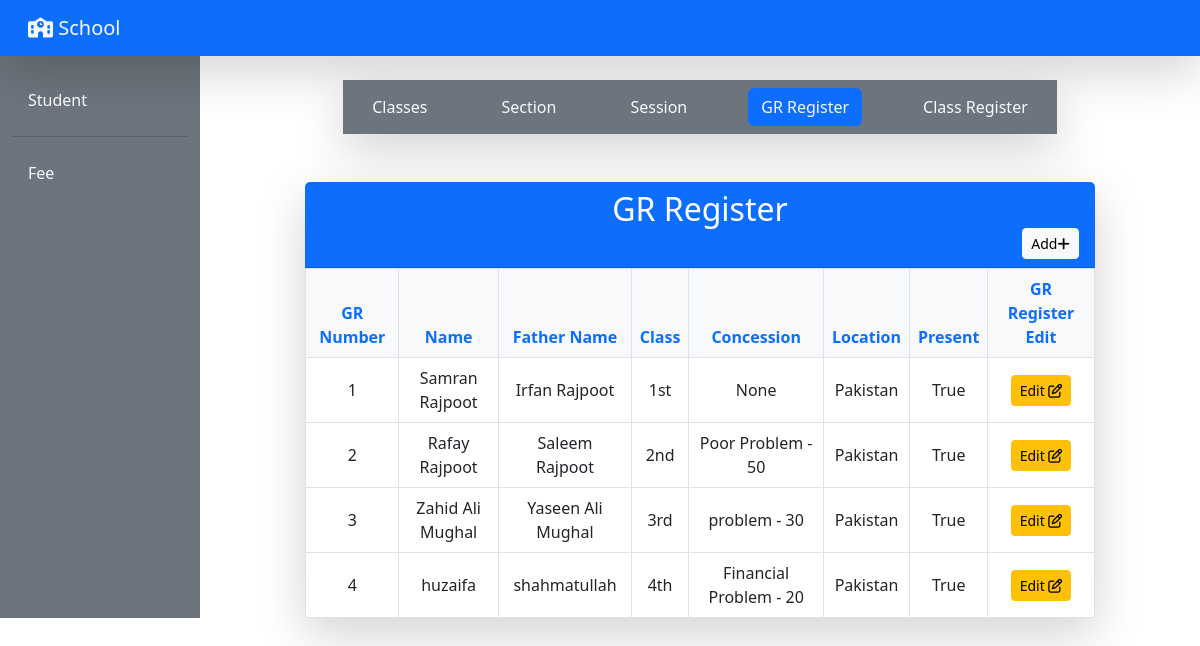
Screenshot of /gr-register/ with the database file from the repository.
### student/models.py (models this page shows, shortened)
class GRRegister(models.Model):
    gr_number = models.IntegerField(primary_key = True)
    name = models.CharField(max_length = 100)
    father_name = models.CharField(max_length = 100)
    address = models.TextField()
    date_of_birth = models.DateField()
    date_of_admission = models.DateField()
    class_of_admission = models.ForeignKey(Classes, on_delete = models.CASCADE)
    last_school = models.CharField(max_length = 100, null = True, blank = True)
    concession_code = models.ForeignKey('fee.Concession', on_delete = models.CASCADE, null = True, blank = True)
    cell_number_1 = models.CharField(max_length = 15)
    cell_number_2 = models.CharField(max_length = 15, null = True, blank = True)
    location = models.CharField(max_length = 100)
    gender = models.CharField(max_length = 10, choices = [('Male', 'Male'), ('Female', 'Female')])
    class_of_removal = models.ForeignKey(Classes, null = True, blank = True, on_delete = models.CASCADE, related_name = 'removed_students')
    date_of_removal = models.DateField(null = True, blank = True)
    present = models.BooleanField(default = True)

class Classes(models.Model):
    class_code = models.AutoField(primary_key = True)
    class_name = models.CharField(max_length = 200)
    def __str__(self):
        return f"{self.class_name}"

### fee/models.py (models this page shows)
class Concession(models.Model):
    concession_code = models.AutoField(primary_key = True)
    concession_type = models.CharField(max_length = 100)
    concession_amount = models.IntegerField(default = 0, null = True, blank = True)
    concession_persent = models.IntegerField(default = 0, null = True, blank = True)
    concession_remarks = models.TextField(null = True, blank = True)
    def __str__(self):
        return f'{self.concession_type} - {self.concession_persent}'

### student/views.py (the view)
# urls.py: path('gr-register/', views.grRegister, name = 'gr_register'),
def grRegister(request):
    gr_register = GRRegister.objects.all()
    return render(request, 'gr_register/gr_register.html', locals())

### student/templates/gr_register/gr_register.html (shortened to what this page needs)
{% extends 'front_pages/base2.html' %}
{% block my %}
    <div class="mt-5">
        <div class="row justify-content-center">
            <div class="col-md-10">
                <div class="card shadow-lg border-0">
                    <div class="card-header bg-primary text-white">
                        <h2 class="text-center mb-0">GR Register</h2>
                        <a class="btn btn-light btn-sm float-end" href="{% url 'gr_register_add' %}">Add<i class="fa-solid fa-plus"></i></a>
                    </div>
                    <div class="card-body p-0">
                        <table class="table table-hover table-bordered mb-0">
                            <thead class="bg-light">
                                <tr class="text-center">
                                    <th class="text-primary">GR Number</th>
                                    <th class="text-primary">Name</th>
                                    <th class="text-primary">Father Name</th>
                                    <th class="text-primary">Class</th>
                                    <th class="text-primary">Concession</th>
                                    <th class="text-primary">Location</th>
                                    <th class="text-primary">Present</th>
                                    <th class="text-primary">GR Register Edit</th>
                                </tr>
                            </thead>
                            <tbody>
                                {% for gr_register in gr_register %}
                                    <tr class="text-center align-middle">
                                        <td>{{ gr_register.gr_number }}</td>
                                        <td>{{ gr_register.name }}</td>
                                        <td>{{ gr_register.father_name }}</td>
                                        <td>{{ gr_register.class_of_admission }}</td>
                                        <td>{{ gr_register.concession_code }}</td>
                                        <td>{{ gr_register.location }}</td>
                                        <td>{{ gr_register.present }}</td>
                                        <td><a class="btn btn-warning btn-sm" href="{% url 'gr_register_edit' gr_register.gr_number %}">Edit <i class="fa-regular fa-pen-to-square"></i></a></td>
                                    </tr>
                                {% endfor %}
                            </tbody>
                        </table>
                    </div>
                </div>
            </div>
        </div>
    </div>
{% endblock my %}

### rows the page displays
GRRegister: gr_number "1", name "Samran Rajpoot", father_name "Irfan Rajpoot", class_of_admission "1st", concession_code "None", location "Pakistan", present "True"
GRRegister: gr_number "2", name "Rafay Rajpoot", father_name "Saleem Rajpoot", class_of_admission "2nd", concession_code "Poor Problem - 50", location "Pakistan", present "True"
GRRegister: gr_number "3", name "Zahid Ali Mughal", father_name "Yaseen Ali Mughal", class_of_admission "3rd", concession_code "problem - 30", location "Pakistan", present "True"
GRRegister: gr_number "4", name "huzaifa", father_name "shahmatullah", class_of_admission "4th", concession_code "Financial Problem - 20", location "Pakistan", present "True"
